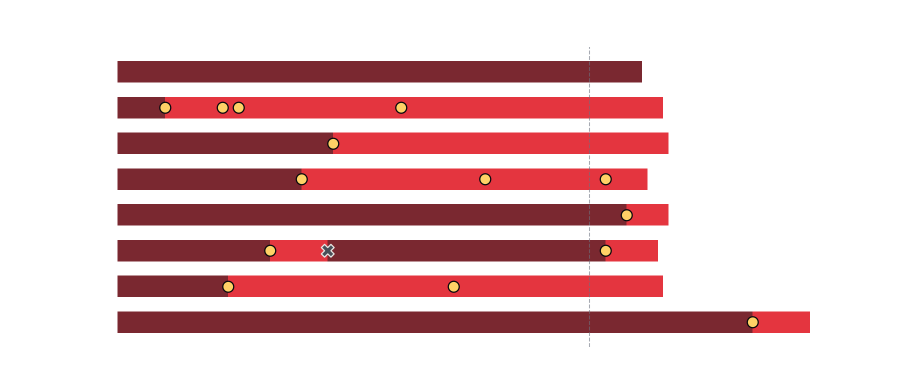
#> input picture outputs/divulgacion/espana/a_timeline.png, 1800 x 780 px, given in place of espana_camino_base_v2.png, which was not available (shown at 1/2 size); the run also reads 2 pictures not shown here
$ python compose_espana_infografia_v3.py
#> lines starting #> are read from the running program, lines starting #| are printed output that depends on the picture; after the words box and inside, x2 and y2 are one past the last pixel; in counts of white or black regions, pixels touching at a corner belong together; pictures that were not available may be replaced by others from this repository, and a replacement may not be noted
### viz/compose_espana_infografia_v2.py
"""Cap 4 — v2 orgánica de "El camino del campeón".

Los gráficos funcionan como hitos de una ruta escudo → equipo → Copa, sin grid ni
tarjetas rígidas. La base visual se genera como atmósfera; título y datos se
componen de forma determinista.

Salida:
    ig/cap4-espana/work/infografia_espana_v2.png
"""

from pathlib import Path

import numpy as np
from PIL import Image, ImageDraw, ImageFilter, ImageFont


ROOT = Path(__file__).resolve().parents[1]
IG = ROOT / "ig"
OUT = ROOT / "outputs" / "divulgacion" / "espana"
WORK = IG / "cap4-espana" / "work"

W, H = 1080, 1920
WHITE = (246, 243, 236)
GOLD = (255, 188, 54)
RED = (236, 47, 62)
DARK = (11, 4, 5)

BASE = IG / "cap4-espana" / "assets" / "espana_camino_base_v2.png"


def cover(img: Image.Image) -> Image.Image:
    ratio = max(W / img.width, H / img.height)
    img = img.resize((round(img.width * ratio), round(img.height * ratio)), Image.Resampling.LANCZOS)
    left = (img.width - W) // 2
    top = (img.height - H) // 2
    return img.crop((left, top, left + W, top + H)).convert("RGBA")


def alpha_crop(img: Image.Image, pad: int = 8) -> Image.Image:
    img = img.convert("RGBA")
    bbox = img.getchannel("A").getbbox()
    if not bbox:
        return img
    l, t, r, b = bbox
    return img.crop((max(0, l - pad), max(0, t - pad), min(img.width, r + pad), min(img.height, b + pad)))


def fit(img: Image.Image, box: tuple[int, int, int, int]) -> tuple[Image.Image, tuple[int, int]]:
    x0, y0, x1, y1 = box
    ratio = min((x1 - x0) / img.width, (y1 - y0) / img.height)
    img = img.resize((round(img.width * ratio), round(img.height * ratio)), Image.Resampling.LANCZOS)
    return img, (x0 + (x1 - x0 - img.width) // 2, y0 + (y1 - y0 - img.height) // 2)


def organic_shadow(canvas: Image.Image, box: tuple[int, int, int, int], seed: int,
                   alpha: int = 205) -> None:
    """Oscurece de manera irregular bajo un gráfico sin crear una tarjeta."""
    x0, y0, x1, y1 = box
    layer = Image.new("RGBA", (W, H), (0, 0, 0, 0))
    draw = ImageDraw.Draw(layer)
    rng = np.random.default_rng(seed)
    cx, cy = (x0 + x1) / 2, (y0 + y1) / 2
    bw, bh = (x1 - x0) * 1.08, (y1 - y0) * .92
    draw.ellipse((cx - bw / 2, cy - bh / 2, cx + bw / 2, cy + bh / 2), fill=(*DARK, alpha))
    for _ in range(3):
        ox = rng.uniform(-bw * .22, bw * .22)
        oy = rng.uniform(-bh * .18, bh * .18)
        rw = bw * rng.uniform(.35, .62)
        rh = bh * rng.uniform(.3, .55)
        draw.ellipse((cx + ox - rw / 2, cy + oy - rh / 2,
                      cx + ox + rw / 2, cy + oy + rh / 2), fill=(*DARK, alpha))
    canvas.alpha_composite(layer.filter(ImageFilter.GaussianBlur(42)))


# [13 lines left out: function paste_chart, not called in this run]


def title(canvas: Image.Image) -> None:
    layer = Image.new("RGBA", (W, H), (0, 0, 0, 0))
    draw = ImageDraw.Draw(layer)
    condensed = IG / "assets" / "fonts" / "BarlowCondensed-Bold.ttf"
    semibold = IG / "assets" / "fonts" / "Barlow-SemiBold.ttf"
    small = ImageFont.truetype(str(semibold), 28)
    big = ImageFont.truetype(str(condensed), 78)

    # Alineación editorial asimétrica: dialoga con el escudo del extremo opuesto.
    x = 1010
    draw.text((x, 86), "EL CAMINO DEL", font=small, fill=WHITE, anchor="ra",
              stroke_width=2, stroke_fill=(8, 3, 3, 180))
    draw.text((x, 148), "CAMPEÓN", font=big, fill=GOLD, anchor="ra",
              stroke_width=3, stroke_fill=(8, 3, 3, 220))
    draw.line((590, 205, 1010, 205), fill=(255, 188, 54, 130), width=2)
    canvas.alpha_composite(layer)


def path_accents(canvas: Image.Image) -> None:
    """Conectores por encima de charts: pocos puntos que cosen los hitos."""
    layer = Image.new("RGBA", (W, H), (0, 0, 0, 0))
    draw = ImageDraw.Draw(layer)
    rng = np.random.default_rng(26)

    # Tramos añadidos únicamente donde la ruta generada queda tapada por charts.
    segments = [
        ((815, 455), (935, 675), 42),
        ((845, 780), (715, 970), 34),
        ((540, 1080), (330, 1195), 38),
        ((300, 1390), (610, 1510), 42),
    ]
    for (x0, y0), (x1, y1), n in segments:
        for t in np.linspace(0, 1, n):
            x = x0 + (x1 - x0) * t + rng.normal(0, 4)
            y = y0 + (y1 - y0) * t + 12 * np.sin(t * np.pi * 2) + rng.normal(0, 4)
            r = rng.uniform(.8, 2.6)
            col = GOLD if rng.random() > .42 else RED
            draw.ellipse((x - r, y - r, x + r, y + r), fill=(*col, int(rng.uniform(75, 190))))

    canvas.alpha_composite(layer.filter(ImageFilter.GaussianBlur(4)))
    canvas.alpha_composite(layer)


# [19 lines left out: function main, not called in this run]


# [2 lines that do not run on import are left out]

### viz/compose_espana_infografia_v3.py
"""Cap 4 — v3: composición más aireada y canchas en dorado.

Conserva la base orgánica de la v2, mueve el sonar al vacío inferior izquierdo y
separa los hitos centrales. Las líneas de cancha se recolorean durante la
composición; los PNG analíticos originales permanecen intactos.

Salida:
    ig/cap4-espana/work/infografia_espana_v3.png
"""

from pathlib import Path

import numpy as np
from PIL import Image, ImageFilter

from compose_espana_infografia_v2 import (
    BASE,
    GOLD,
    IG,
    OUT,
    ROOT,
    WORK,
    alpha_crop,
    cover,
    fit,
    organic_shadow,
    path_accents,
    title,
)


def golden_pitch(img: Image.Image) -> Image.Image:
    """Convierte el gris técnico de las canchas en un dorado editorial sutil."""
    arr = np.array(img.convert("RGBA"), dtype=np.uint8)
    rgb = arr[..., :3].astype(np.int32)
    ref = np.array([42, 48, 56], dtype=np.int32)  # LINE = #2a3038 en los charts v2
    dist = np.sqrt(((rgb - ref) ** 2).sum(axis=2))
    mask = (dist < 34) & (arr[..., 3] > 20)

    # Dorado menos brillante que nodos/flechas para conservar jerarquía.
    arr[mask, 0] = 184
    arr[mask, 1] = 132
    arr[mask, 2] = 42
    arr[mask, 3] = np.maximum(arr[mask, 3], 145)
    return Image.fromarray(arr)


def paste_chart(canvas: Image.Image, path: Path, box: tuple[int, int, int, int], seed: int,
                glow: float = .32, shadow: int = 195, gold_pitch: bool = False) -> None:
    organic_shadow(canvas, box, seed, alpha=shadow)
    chart = alpha_crop(Image.open(path))
    if gold_pitch:
        chart = golden_pitch(chart)
    chart, pos = fit(chart, box)

    halo = chart.filter(ImageFilter.GaussianBlur(13))
    halo.putalpha(halo.getchannel("A").point(lambda a: int(a * glow * .52)))
    canvas.alpha_composite(halo, pos)

    near = chart.filter(ImageFilter.GaussianBlur(3))
    near.putalpha(near.getchannel("A").point(lambda a: int(a * glow)))
    canvas.alpha_composite(near, pos)
    canvas.alpha_composite(chart, pos)


def main() -> None:
    canvas = cover(Image.open(BASE))
#> in cover, `ratio = max(W / img.width, H / img.height)`: ratio = 2.46

    # Red firma: arriba-derecha, con algo más de aire respecto del equipo.
    paste_chart(canvas, OUT / "v2_red_pro.png", (585, 290, 1045, 595), seed=31,
                glow=.30, shadow=185, gold_pitch=True)
#> in organic_shadow, `layer = Image.new("RGBA", (W, H), (0, 0, 0, 0))`: layer: PIL image 1080x1920 RGBA; every value is 0
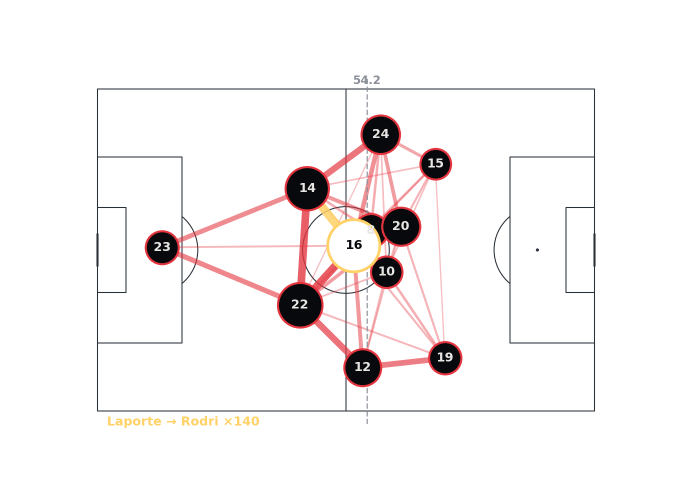
#> input picture outputs/divulgacion/espana/v2_red_pro.png, 1350 x 990 px (shown at 1/2 size)
#> in alpha_crop, img is the input picture: PIL image 1350x990 RGBA; mean R, G, B, A 244, 238.8, 238.9, 16
#> in alpha_crop, `bbox = img.getchannel("A").getbbox()`: bbox = (192, 151, 1192, 856)
#> in alpha_crop, `l, t, r, b = bbox`: l = 192; t = 151; r = 1192; b = 856
#> in golden_pitch, `mask = (dist < 34) & (arr[..., 3] > 20)`:
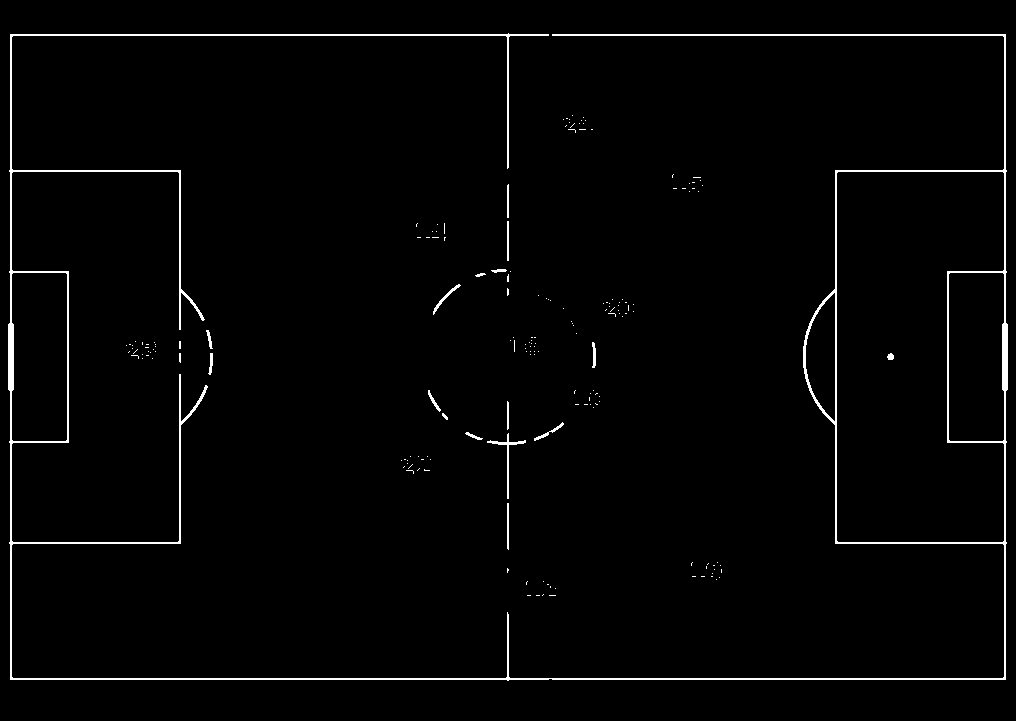
#> mask: shape (721, 1016) bool; 1.9% white in thin lines or dots, all inside (x1, y1, x2, y2) = (8, 33, 1008, 681)
#> in golden_pitch, `arr[mask, 2] = 42`: arr: shape (721, 1016, 4); mean R, G, B, A 237.6, 227.1, 225.4, 29.2
#> in paste_chart, `chart, pos = fit(chart, box)`: pos = (600, 290)

    # Cubarsí y presión dejan de tocarse; cada uno ocupa un hito propio.
    paste_chart(canvas, OUT / "c_cubarsi.png", (30, 790, 500, 1095), seed=32,
                glow=.34, shadow=198, gold_pitch=True)
#> call 2 of paste_chart, with box = (30, 790, 500, 1095), seed = 32, glow = 0.34, shadow = 198, gold_pitch = True
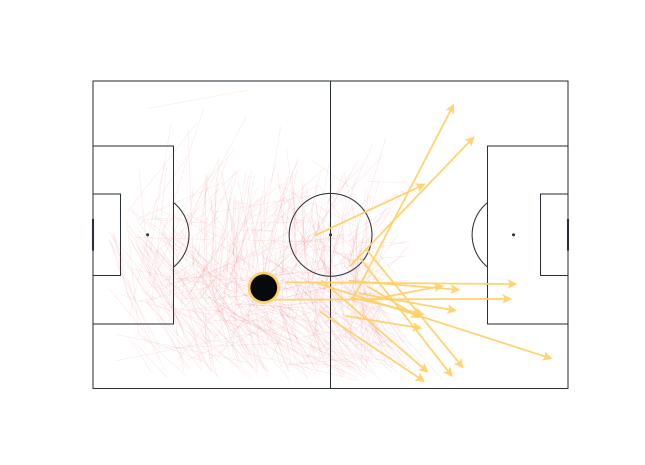
#> input picture outputs/divulgacion/espana/c_cubarsi.png, 1290 x 930 px (shown at 1/2 size)
#> in alpha_crop, img is the input picture: PIL image 1290x930 RGBA; mean R, G, B, A 247.7, 231, 230.2, 9
#> in golden_pitch (call 2), `mask = (dist < 34) & (arr[..., 3] > 20)`: mask: shape (635, 972) bool; 2.2% white in thin lines or dots
#> in golden_pitch (call 2), `arr[mask, 2] = 42`: arr: shape (635, 972, 4); mean R, G, B, A 244, 210.3, 206.4, 17.5
#> call 2 of fit, with box = (30, 790, 500, 1095)
#> in fit (call 2), `img = img.resize((round(img.width * ratio), round(img.height * ratio))..`:
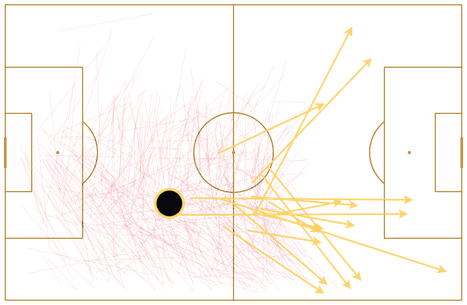
#> img: PIL image 467x305 RGBA; mean R, G, B, A 82.3, 33.7, 22.6, 18.4; transparent parts drawn white
#> in paste_chart (call 2), `chart, pos = fit(chart, box)`: pos = (31, 790)
    paste_chart(canvas, OUT / "v2_presion.png", (545, 1000, 1045, 1325), seed=33,
                glow=.34, shadow=205, gold_pitch=True)
#> call 3 of paste_chart, with box = (545, 1000, 1045, 1325), seed = 33, glow = 0.34, shadow = 205, gold_pitch = True
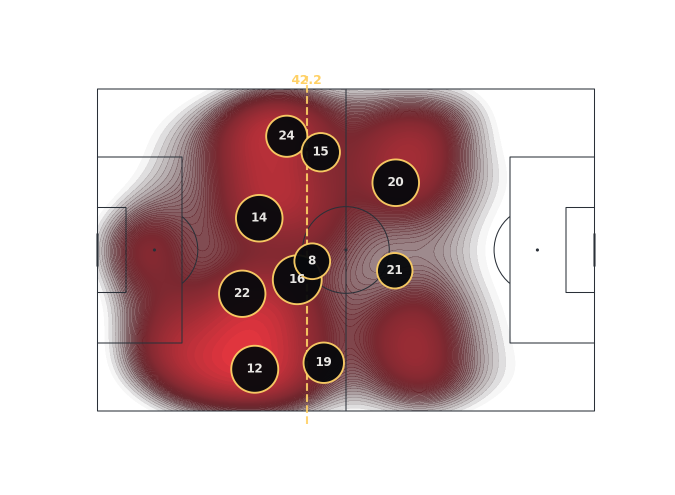
#> input picture outputs/divulgacion/espana/v2_presion.png, 1350 x 990 px (shown at 1/2 size)
#> in alpha_crop, img is the input picture: PIL image 1350x990 RGBA; mean R, G, B, A 195, 172.8, 174.4, 75.3
#> in golden_pitch (call 3), `rgb = arr[..., :3].astype(np.int32)`:
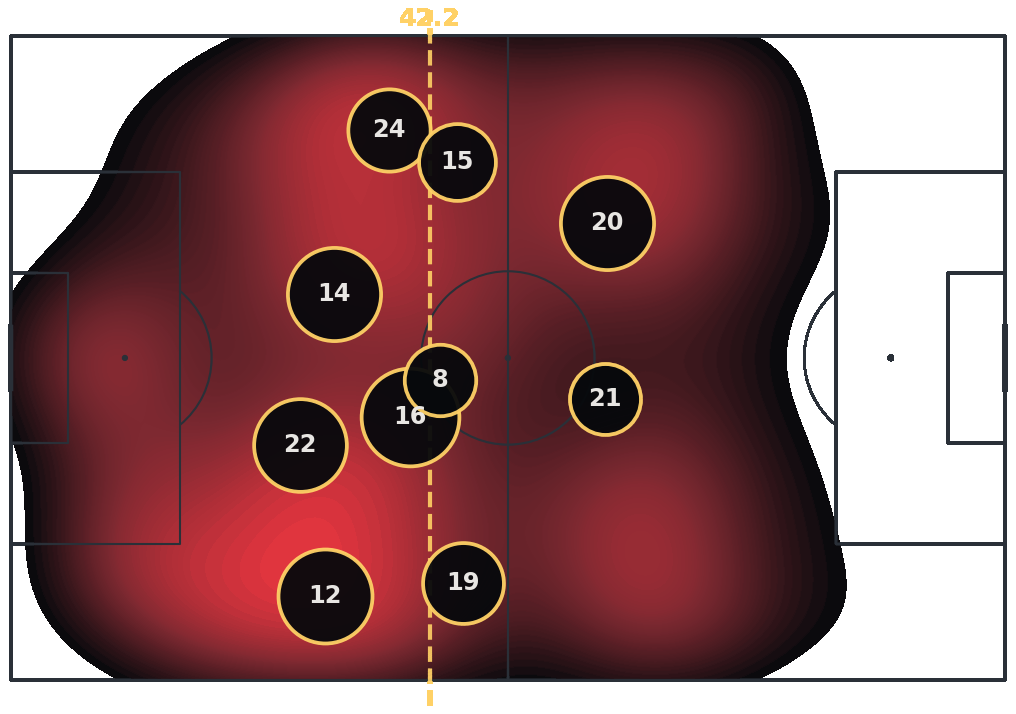
#> rgb: shape (714, 1016, 3) int32; mean R, G, B 144.5, 103.6, 106.4
#> in golden_pitch (call 3), `dist = np.sqrt(((rgb - ref) ** 2).sum(axis=2))`:
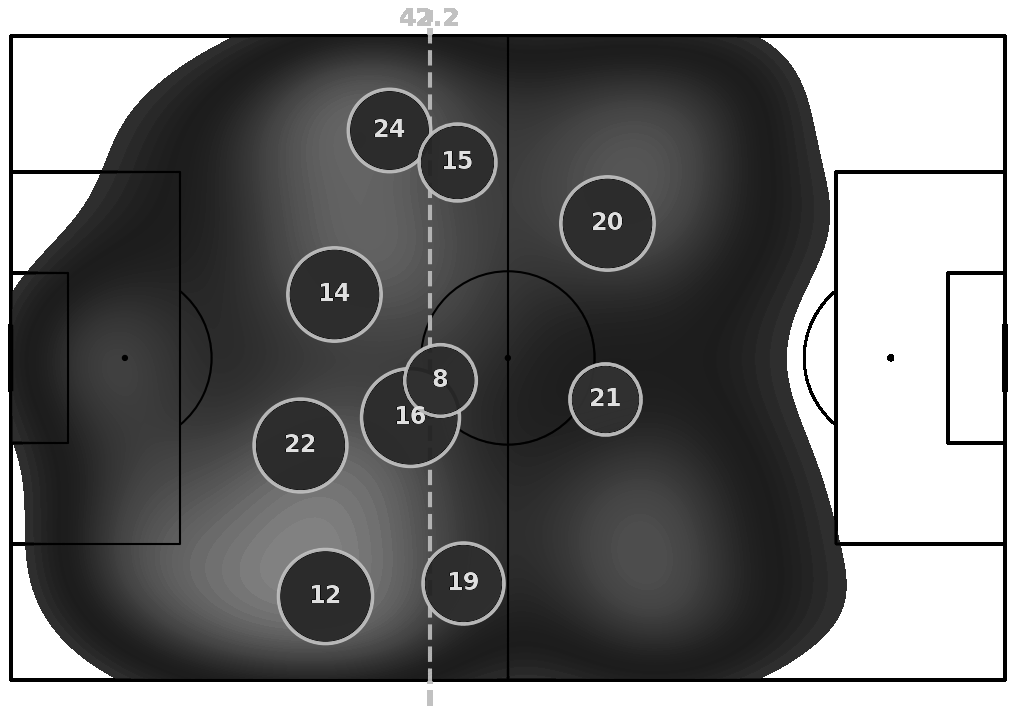
#> dist: shape (714, 1016) float64; min 0, max 357.5, mean 163; drawn with min black and max white
#> in paste_chart (call 3), `chart, pos = fit(chart, box)`: pos = (564, 1000)

    # Momentum pequeño y desplazado al centro-izquierda: paso, no destino.
    paste_chart(canvas, OUT / "v2_momentum.png", (75, 1240, 660, 1418), seed=34,
                glow=.28, shadow=165)

    # El sonar ocupa el gran vacío inferior izquierdo y equilibra la Copa.
    paste_chart(canvas, OUT / "v2_sonar.png", (45, 1450, 405, 1805), seed=35,
                glow=.30, shadow=175)

    path_accents(canvas)
    title(canvas)

    WORK.mkdir(parents=True, exist_ok=True)
    out = WORK / "infografia_espana_v3.png"
    canvas.convert("RGB").save(out, quality=95)
    print(f"→ {out.relative_to(ROOT)}")


if __name__ == "__main__":
    main()
